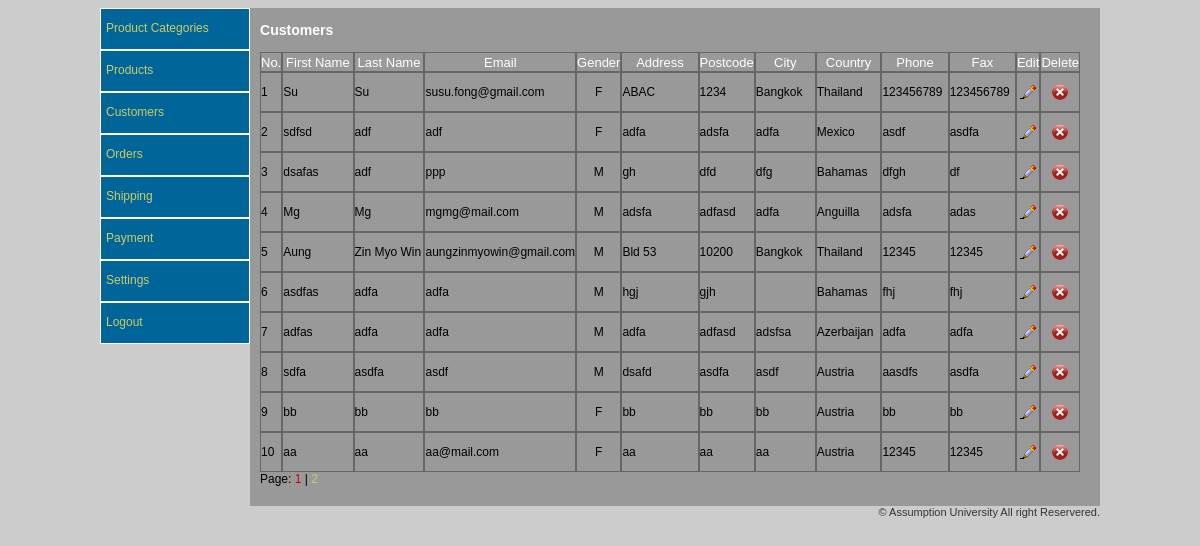
/admin/home.php?page=customers (signed in), run on the app's committed database.
### tables this page shows
CREATE TABLE IF NOT EXISTS `customers` (
  `customerid` int(11) NOT NULL AUTO_INCREMENT,
  `firstname` varchar(50) NOT NULL,
  `lastname` varchar(50) NOT NULL,
  `email` varchar(50) NOT NULL,
  `sex` int(1) NOT NULL,
  `address` varchar(50) NOT NULL,
  `postcode` varchar(50) NOT NULL,
  `city` varchar(50) NOT NULL,
  `country` varchar(50) NOT NULL,
  `phone` varchar(50) NOT NULL,
  `fax` varchar(50) NOT NULL,
  `password` varchar(50) NOT NULL,
  PRIMARY KEY (`customerid`)
);

CREATE TABLE IF NOT EXISTS `countrylist` (
  `CountryID` int(11) NOT NULL AUTO_INCREMENT,
  `Name` varchar(200) NOT NULL DEFAULT '',
  PRIMARY KEY (`CountryID`)
);

### admin/lib/function.php (called while the page is built, shortened)
<?
	function getData($sql){
		require('./config/connect.php');
		$result = mysqli_query($mydb, $sql);
		$i = 0;
		while($row = mysqli_fetch_array($result)){
			$data[$i++] = $row;
		}
		return $data;
	}
	function getRowCount($sql){
		require('./config/connect.php');
		$result = mysqli_query($mydb, $sql);
		$num = mysqli_num_rows($result);
		return $num;
	}
?>

### admin/customers.php (the view, shortened to what this page needs)
<?
	require('lib/function.php');
	$cid = $_GET['cid'];
	if($cid == ''){
		$sql = "SELECT * FROM customers ORDER BY customerid desc";
	}
	else{
		$sql = "SELECT * FROM customers WHERE customerid=$cid";
	}
	$rowcount = getRowCount($sql);
	$row = getData($sql);
	$showproduct = 10;
	$subpage = $_GET['subpage'];
	if($subpage == '' or $subpage == 0){
		$subpage = 1;
	}
	$start = (($showproduct * $subpage) - $showproduct)  ;
	$end = $start +  ($showproduct -1);
?>
<h3>Customers</h3>
<table cellspacing="0" cellpadding="0" width="820px" class="displaytable">
    <tr class="titletext" align="center" height="20px">
        <td>No.</td>
        <td width="100px">First Name</td>
        <td width="100px">Last Name</td>
        <td width="70px">Email</td>
        <td width="40px">Gender</td>
        <td width="100px">Address</td>
        <td width="40px">Postcode</td>
        <td width="70px">City</td>
        <td width="70px">Country</td>
        <td width="70px">Phone</td>
        <td width="70px">Fax</td>
        <td width="20px">Edit</td>
        <td width="20px">Delete</td>
    </tr>
	<?
		for($i=$start; $i <= $end; $i++){
	?>
    <tr height="40px">
		<td><? echo($i+1) ?></td>
		<td><? echo($row[$i]['firstname']) ?></td>
		<td><? echo($row[$i]['lastname']) ?></td>
		<td><? echo($row[$i]['email']) ?></td>
		<td align="center">
		<?
			if($row[$i]['sex'] == 0){
				echo('F');
			}
			else{
				echo('M');
			}
		?>
        </td>
		<td><? echo($row[$i]['address']) ?></td>
		<td><? echo($row[$i]['postcode']) ?></td>
		<td><? echo($row[$i]['city']) ?></td>
		<td>
		<?
            $sql = "SELECT * FROM countrylist WHERE CountryID=". $row[$i]['country'];
            $country = getData($sql);
            echo($country[0][1]);
        ?>
        </td>
		<td><? echo($row[$i]['phone']) ?></td>
		<td><? echo($row[$i]['fax']) ?></td>
		<td align="center">
            <a href="?page=customeredit&id=<? echo($row[$i][0]) ?>"><img src="img/b_edit.png" width="16" height="16" /></a>
        </td>
		<td align="center">
            <a href="?page=customerdelete&id=<? echo($row[$i][0]) ?>" onClick="return confirm('Do you want to delete <? echo($row[$i][1]) ?> product?');"><img src="img/b_drop.png" width="16" height="16" /></a>
        </td>
    </tr>
    <? } ?>
</table>
<div class="pagenumber">
<?
    $count = (int)($rowcount/$showproduct);
    if($rowcount%$showproduct > 0){
        $count = $count + 1;
    }
    if($count != 0){
        echo('Page: ');
    }
    for($i=1; $i <= $count ; $i++){
        if($i == $count){
            if($i == $subpage){
                echo('<font color="#CC0000">' . $i . '</font>');
            }
            else{
                echo('<a href="?page=customers&subpage='.$i.'">'.$i.'</a>');
            }
        }
        else{
            if($i == $subpage){
                echo('<font color="#CC0000">' . $i . '</font> | ');
            }
            else{
                echo('<a href="?page=customers&subpage='.$i.'">'.$i. '</a> | ');
            }
        }
    }
?>
</div>
<div class="space"></div>

### admin/css/admin.css (style rules this page uses)
body { background-color:#CCCCCC; font-family:Verdana, Arial, Helvetica, sans-serif; font-size:12px; color:#000; }
h3 { color:#FFFFFF; }
a { color:#CCCC66; text-decoration:none; }
img { border:none; }
.displaytable tr td { border:solid #666666 1px; }
.titletext { color:#FFFFFF; font-size:13px; }
.space { height:20px; }

### data on the page
customers: firstname "Su", lastname "Su", email "susu.fong@gmail.com", sex "F", address "ABAC", postcode "1234", city "Bangkok", countrylist.Name "Thailand", phone "123456789", fax "123456789"
customers: firstname "sdfsd", lastname "adf", email "adf", sex "F", address "adfa", postcode "adsfa", city "adfa", countrylist.Name "Mexico", phone "asdf", fax "asdfa"
customers: firstname "dsafas", lastname "adf", email "ppp", sex "M", address "gh", postcode "dfd", city "dfg", countrylist.Name "Bahamas", phone "dfgh", fax "df"
customers: firstname "Mg", lastname "Mg", email "mgmg@mail.com", sex "M", address "adsfa", postcode "adfasd", city "adfa", countrylist.Name "Anguilla", phone "adsfa", fax "adas"
customers: firstname "Aung", lastname "Zin Myo Win", email "aungzinmyowin@gmail.com", sex "M", address "Bld 53", postcode "10200", city "Bangkok", countrylist.Name "Thailand", phone "12345", fax "12345"
customers: firstname "asdfas", lastname "adfa", email "adfa", sex "M", address "hgj", postcode "gjh", countrylist.Name "Bahamas", phone "fhj", fax "fhj"
customers: firstname "adfas", lastname "adfa", email "adfa", sex "M", address "adfa", postcode "adfasd", city "adsfsa", countrylist.Name "Azerbaijan", phone "adfa", fax "adfa"
customers: firstname "sdfa", lastname "asdfa", email "asdf", sex "M", address "dsafd", postcode "asdfa", city "asdf", countrylist.Name "Austria", phone "aasdfs", fax "asdfa"
customers: firstname "bb", lastname "bb", email "bb", sex "F", address "bb", postcode "bb", city "bb", countrylist.Name "Austria", phone "bb", fax "bb"
customers: firstname "aa", lastname "aa", email "aa@mail.com", sex "F", address "aa", postcode "aa", city "aa", countrylist.Name "Austria", phone "12345", fax "12345"
